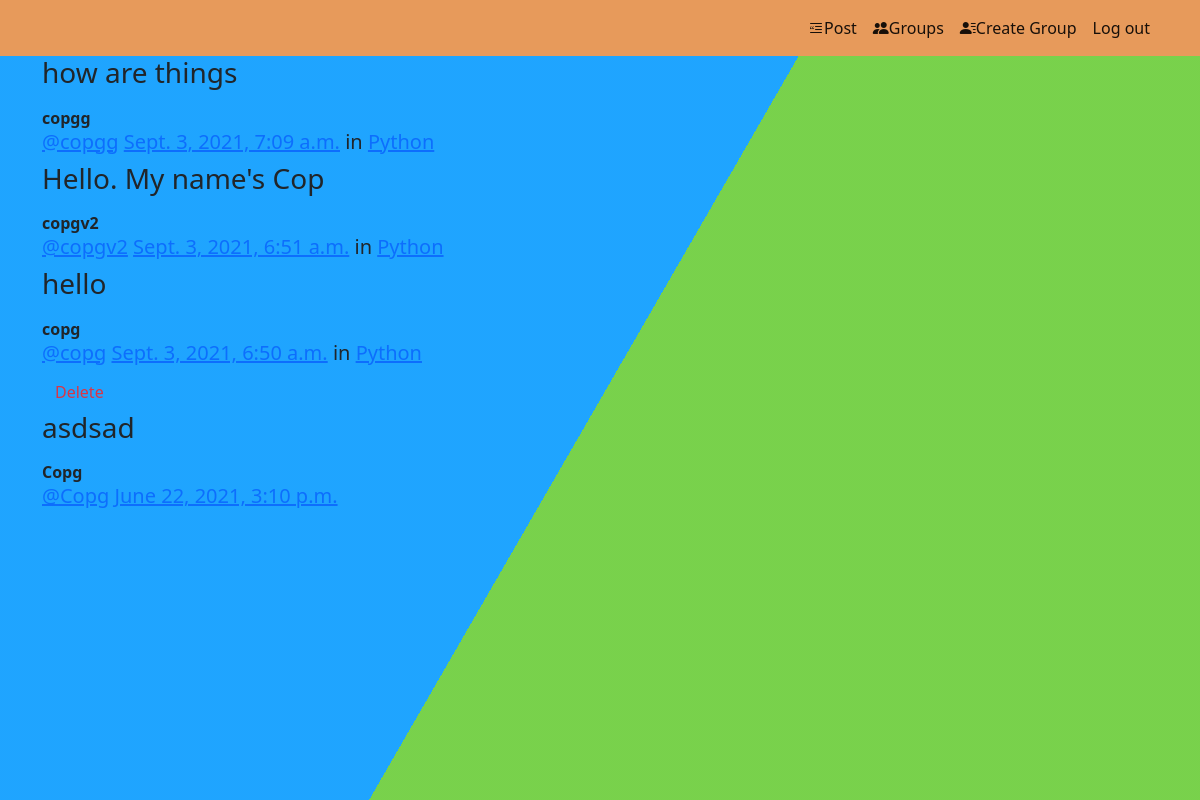
The page /posts/ (signed in) on the database its author committed.
### posts/models.py (models this page shows, shortened)
class Post(models.Model):
    user = models.ForeignKey(User, related_name='posts',
                             on_delete=models.CASCADE)
    created_at = models.DateTimeField(auto_now=True)
    message = models.TextField()
    message_html = models.TextField(editable=False)
    group = models.ForeignKey(
        Group, related_name='posts', null=True, blank=True, on_delete=models.CASCADE)
    class Meta:
        ordering = ["-created_at"]
        unique_together = ['user', 'message']

### groups/models.py (models this page shows, shortened)
class Group(models.Model):
    name = models.CharField(max_length=256,unique=True)
    slug = models.SlugField(max_length=256,unique=True)
    description = models.TextField(default='',blank=True)
    description_html = models.TextField(editable=False, default='', blank=True)
    members = models.ManyToManyField(User,through='GroupMember')
    class Meta:
        ordering = ['name']

### posts/views.py (the view)
class PostList(SelectRelatedMixin, generic.ListView):
    model = models.Post
    select_related = ('user', 'group')

### posts/templates/posts/post_list.html (shortened to what this page needs)
{% extends "posts/post_base.html" %}
{% block post_content %}
<div class="col-md-8">
    {% for post in post_list %}
    {% include "posts/_post.html" %}
    {% endfor %}
</div>
{% endblock post_content %}

### posts/templates/posts/_post.html (shortened to what this page needs)
<div class="post media">
	<h3>{{ post.message_html|safe }}</h3>
	<div class="media-body">
		<strong>{{ post.user.username }}</strong>
		<h5 class="media-heading">
			<span class="username"><a href="{% url 'posts:for_user' username=post.user.username %}">@{{ post.user.username }}</a></span>
			<time class="time"><a href="{% url 'posts:single' username=post.user.username pk=post.pk %}">{{ post.created_at }}</a></time>
			{% if post.group %}
			<span class="group-name">in <a href="#">{{ post.group.name }}</a></span>
			{% endif %}
		</h5>
		<div class="media-footer">
			{% if user.is_authenticated and post.user == user and not hide_delete %}
				<a href="{% url 'posts:delete' pk=post.pk %}" title="delete" class="btn btn-simple">
					<span class="text-danger icon-label">Delete</span>
				</a>
			{% endif %}
		</div>
	</div>
</div>

### static/mypro/css/mypro3.css (style rules this page uses)
html { height:100%; }
body { margin:0; }

### rows shown on the page
Post: message_html "how are things", user.username "copgg", created_at "Sept. 3, 2021, 7:09 a.m.", group.name "Python"
Post: message_html "Hello. My name's Cop", user.username "copgv2", created_at "Sept. 3, 2021, 6:51 a.m.", group.name "Python"
Post: message_html "hello", user.username "copg", created_at "Sept. 3, 2021, 6:50 a.m.", group.name "Python", shows "Delete"
Post: message_html "asdsad", user.username "Copg", created_at "June 22, 2021, 3:10 p.m."
